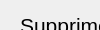
     <widget class="QWidget" name="supprimer_cursus">
      <property name="geometry">
       <rect>
        <x>0</x>
        <y>0</y>
        <width>100</width>
        <height>30</height>
       </rect>
      </property>
      <attribute name="label">
       <string>Supprimer un Cursus</string>
      </attribute>
      <widget class="QPushButton" name="supprimer_cursus_2">
       <property name="geometry">
        <rect>
         <x>480</x>
         <y>110</y>
         <width>91</width>
         <height>41</height>
        </rect>
       </property>
       <property name="text">
        <string>Supprimer</string>
       </property>
      </widget>
      <widget class="QListWidget" name="liste_suppr_cursus">
       <property name="geometry">
        <rect>
         <x>290</x>
         <y>20</y>
         <width>151</width>
         <height>251</height>
        </rect>
       </property>
      </widget>
      <widget class="QLabel" name="titre_supprimer_cursus">
       <property name="geometry">
        <rect>
         <x>20</x>
         <y>10</y>
         <width>231</width>
         <height>31</height>
        </rect>
       </property>
       <property name="font">
        <font>
         <pointsize>16</pointsize>
        </font>
       </property>
       <property name="text">
        <string>Supprimer un Cursus</string>
       </property>
      </widget>
      <widget class="QLabel" name="message_suppr_cursus">
       <property name="geometry">
        <rect>
         <x>470</x>
         <y>50</y>
         <width>341</width>
         <height>16</height>
        </rect>
       </property>
       <property name="text">
        <string/>
       </property>
      </widget>
     </widget>
